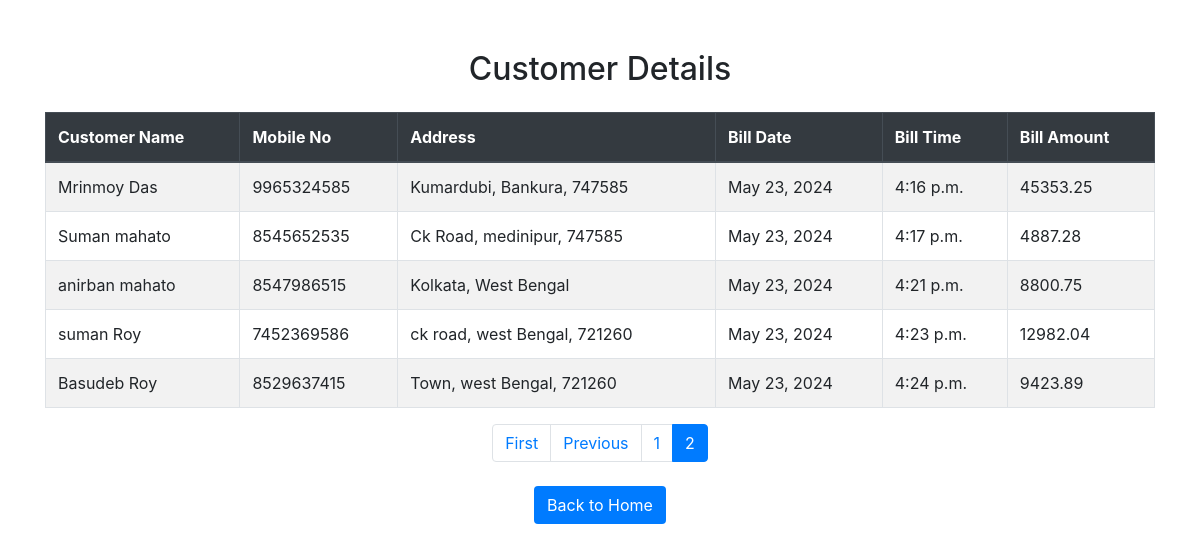
/customer-details/123456789/?page=2, run on the app's committed database.
### billApp/models.py (models this page shows)
class BillDetails(models.Model):
    user = models.ForeignKey(UserDetails, on_delete=models.CASCADE)
    bill_number = models.CharField(max_length=6)
    bill_date = models.DateField()
    bill_time = models.TimeField()
    customer_name = models.CharField(max_length=100)
    customer_mobile_no = models.CharField(max_length=15)
    customer_address = models.CharField(max_length=200)
    bill_amount = models.DecimalField(max_digits=10, decimal_places=2)

### billApp/views.py (the view)
# urls.py: path('customer-details/<str:mob_no>/', views.customer_details_view, name='customer_details'),
def customer_details_view(request, mob_no):
    user = get_object_or_404(UserDetails, mob_no=mob_no)
    customer_details_list = BillDetails.objects.filter(user=user)[:10]
    paginator = Paginator(customer_details_list, 5)  # 10 customers per page
    page_number = request.GET.get('page')
    page_obj = paginator.get_page(page_number)
    context = {
        'customer_details': page_obj,
        'is_paginated': paginator.num_pages > 1,
        'page_obj': page_obj,
        'mob_no': mob_no,
    }
    return render(request, 'bapp/customer_details.html', context)

### templates/bapp/customer_details.html (shortened to what this page needs)
{% load static %}
<!DOCTYPE html>
<html lang="en">
<head>
    <link rel="stylesheet" href="https://stackpath.bootstrapcdn.com/bootstrap/4.5.2/css/bootstrap.min.css">
</head>
<body>
    <div class="container">
        <h2 class="text-center mb-4">Customer Details</h2>
        {% if customer_details %}
        <div class="table-responsive">
            <table class="table table-striped table-bordered">
                <thead class="thead-dark">
                    <tr>
                        <th>Customer Name</th>
                        <th>Mobile No</th>
                        <th>Address</th>
                        <th>Bill Date</th>
                        <th>Bill Time</th>
                        <th>Bill Amount</th>
                    </tr>
                </thead>
                <tbody>
                    {% for customer in customer_details %}
                    <tr>
                        <td>{{ customer.customer_name }}</td>
                        <td>{{ customer.customer_mobile_no }}</td>
                        <td>{{ customer.customer_address }}</td>
                        <td>{{ customer.bill_date }}</td>
                        <td>{{ customer.bill_time }}</td>
                        <td>{{ customer.bill_amount }}</td>
                    </tr>
                    {% endfor %}
                </tbody>
            </table>
        </div>
        {% if is_paginated %}
        <nav aria-label="Customer Details Pagination">
            <ul class="pagination justify-content-center">
                {% if page_obj.has_previous %}
                <li class="page-item">
                    <a class="page-link" href="?page=1" tabindex="-1">First</a>
                </li>
                <li class="page-item">
                    <a class="page-link" href="?page={{ page_obj.previous_page_number }}">Previous</a>
                </li>
                {% endif %}
                {% for num in page_obj.paginator.page_range %}
                {% if page_obj.number == num %}
                <li class="page-item active"><span class="page-link">{{ num }} <span class="sr-only">(current)</span></span></li>
                {% else %}
                <li class="page-item"><a class="page-link" href="?page={{ num }}">{{ num }}</a></li>
                {% endif %}
                {% endfor %}
            </ul>
        </nav>
        {% endif %}
        {% else %}
        <div class="alert alert-warning" role="alert">
            No customer details found.
        </div>
        {% endif %}
        <div class="text-center mt-4">
            <a href="{% url 'process_email' %}" class="btn btn-custom">Back to Home</a>
        </div>
    </div>
</body>
</html>

### templates/bapp/customer_details.html (style rules this page uses)
.container { margin-top: 50px; }
.btn-custom { background-color: #007bff; color: #fff; }
.table th, .table td { animation: fadeInUp 0.5s ease-in-out; }

### data on the page
BillDetails: customer_name "Mrinmoy Das", customer_mobile_no "9965324585", customer_address "Kumardubi, Bankura, 747585", bill_date "May 23, 2024", bill_time "4:16 p.m.", bill_amount "45353.25"
BillDetails: customer_name "Suman mahato", customer_mobile_no "8545652535", customer_address "Ck Road, medinipur, 747585", bill_date "May 23, 2024", bill_time "4:17 p.m.", bill_amount "4887.28"
BillDetails: customer_name "anirban mahato", customer_mobile_no "8547986515", customer_address "Kolkata, West Bengal", bill_date "May 23, 2024", bill_time "4:21 p.m.", bill_amount "8800.75"
BillDetails: customer_name "suman Roy", customer_mobile_no "7452369586", customer_address "ck road, west Bengal, 721260", bill_date "May 23, 2024", bill_time "4:23 p.m.", bill_amount "12982.04"
BillDetails: customer_name "Basudeb Roy", customer_mobile_no "8529637415", customer_address "Town, west Bengal, 721260", bill_date "May 23, 2024", bill_time "4:24 p.m.", bill_amount "9423.89"

### other printed values
{{ num }} "1"
{{ num }} "2"
